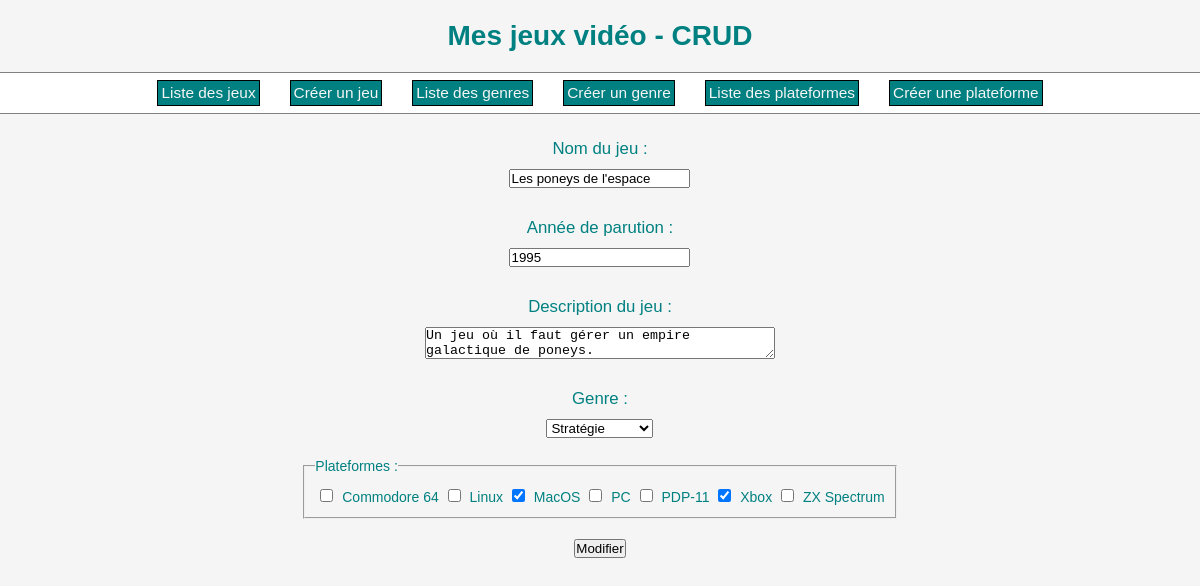
Screenshot of /editgame.php?ID=2 with the database file from the repository.
### tables this page shows
CREATE TABLE `games` (
  `games_ID` int(10) UNSIGNED NOT NULL,
  `games_name` varchar(48) NOT NULL,
  `games_year` smallint(5) UNSIGNED NOT NULL,
  `games_description` text NOT NULL,
  `games_genre_ID` tinyint(3) UNSIGNED NOT NULL
);

CREATE TABLE `genre` (
  `genre_ID` tinyint(3) UNSIGNED NOT NULL,
  `genre_name` varchar(80) NOT NULL,
  `genre_description` text NOT NULL
);

CREATE TABLE `plateformes` (
  `plateformes_ID` tinyint(3) UNSIGNED NOT NULL,
  `plateformes_name` varchar(80) NOT NULL,
  `plateformes_description` text NOT NULL
);

### editgame.php (the view, shortened to what this page needs)
<!DOCTYPE html>
<html lang="fr">
<head>
	<link rel="stylesheet" href="style.css">
</head>
<body>
	<?php
		require_once("dbinit.php");
		$ID = intval($_GET["ID"]);
		$requete = "SELECT * FROM games WHERE games_ID = " . $ID . " LIMIT 1";
		$result = $pdo->query($requete);
		$line = $result->fetch();
		require_once("menu.php");
		$requete1 = "SELECT * FROM genre ORDER BY genre_name ASC";
		$result1 = $pdo->query($requete1);
		$requete2 = "SELECT * FROM plateformes ORDER BY plateformes_name ASC";
		$result2 = $pdo->query($requete2);
	?>
	<form method="POST" action ="" class="create">
		<label for="gameName">Nom du jeu :</label>
		<input name="gameName" value="<?php echo $line["games_name"];?>">
		<label for="gameYear">Année de parution :</label>
		<input name="gameYear" value="<?php echo $line["games_year"];?>">
		<label for="gameDescription">Description du jeu :</label>
		<textarea name="gameDescription"><?php echo $line["games_description"];?></textarea>
		<label for="gameGenre">Genre :</label>
		<select name="gameGenre">
			<?php
				while($genre = $result1->fetch()) {
					echo "<option value=\"" . $genre["genre_ID"] . "\"";
					if ( $genre["genre_ID"] == $line["games_genre_ID"] ) {
						echo "selected";
					}
					echo ">" . $genre["genre_name"] . "</option>" . PHP_EOL;
				}
			?>
		</select>
		<fieldset>
			<legend>Plateformes :</legend>
			<?php
				while($plateforme = $result2->fetch()) {
					echo "<input type=\"checkbox\" name=\"platform" . $plateforme["plateformes_ID"] . "\" value=\"" . $plateforme["plateformes_ID"] . "\"";
					$requete3 = "SELECT * FROM games_plateformes WHERE games_plateformes_games_ID = " . $ID . " AND games_plateformes_plateformes_ID = " . $plateforme["plateformes_ID"] . " LIMIT 1";
					$result3 = $pdo->query($requete3);
					if ($result3->rowCount()) {
						echo " checked";
					}
					echo " /> " . $plateforme["plateformes_name"] . PHP_EOL;
				}
			?>
		</fieldset>
		<input type="submit" value="Modifier">
	</form>
</body>
</html>

### style.css (style rules this page uses)
* { box-sizing: border-box; margin: 0; padding: 0; }
body { background-color: whitesmoke; font-family: Tahoma, sans-serif; font-size: 14px; color: teal; display: flex; flex-direction: column; align-items: center; }
.create { margin: 10px; display: flex; flex-direction: column; align-items: center; }
.create>label { margin: 15px 0px 5px; font-size: 1.2em; }
.create>input { margin: 5px 0px 15px; }
.create>select { margin: 5px 0px 15px; }
.create>textarea { margin: 5px 0px 15px; width: 350px; }
.create>fieldset { margin: 5px 0px 15px; padding: 10px; }
.create>fieldset>input { margin: 5px; }

### rows the page displays
games: gameName "Les poneys de l'espace", gameYear "1995", gameDescription "Un jeu où il faut gérer un empire galactique de poneys.", gameGenre "Stratégie"
plateformes: plateformes_name "Commodore 64"
plateformes: plateformes_name "Linux"
plateformes: plateformes_name "MacOS"
plateformes: plateformes_name "PC"
plateformes: plateformes_name "PDP-11"
plateformes: plateformes_name "Xbox"
plateformes: plateformes_name "ZX Spectrum"
